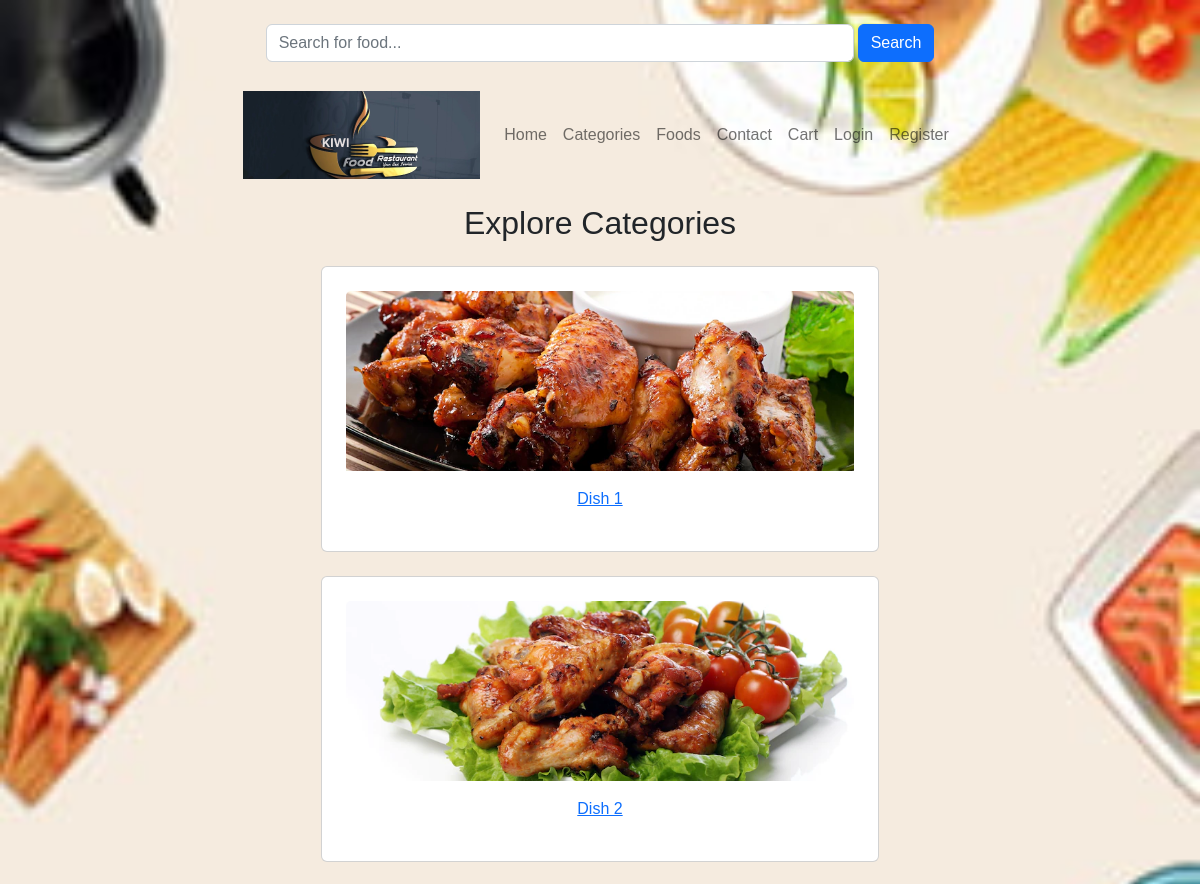
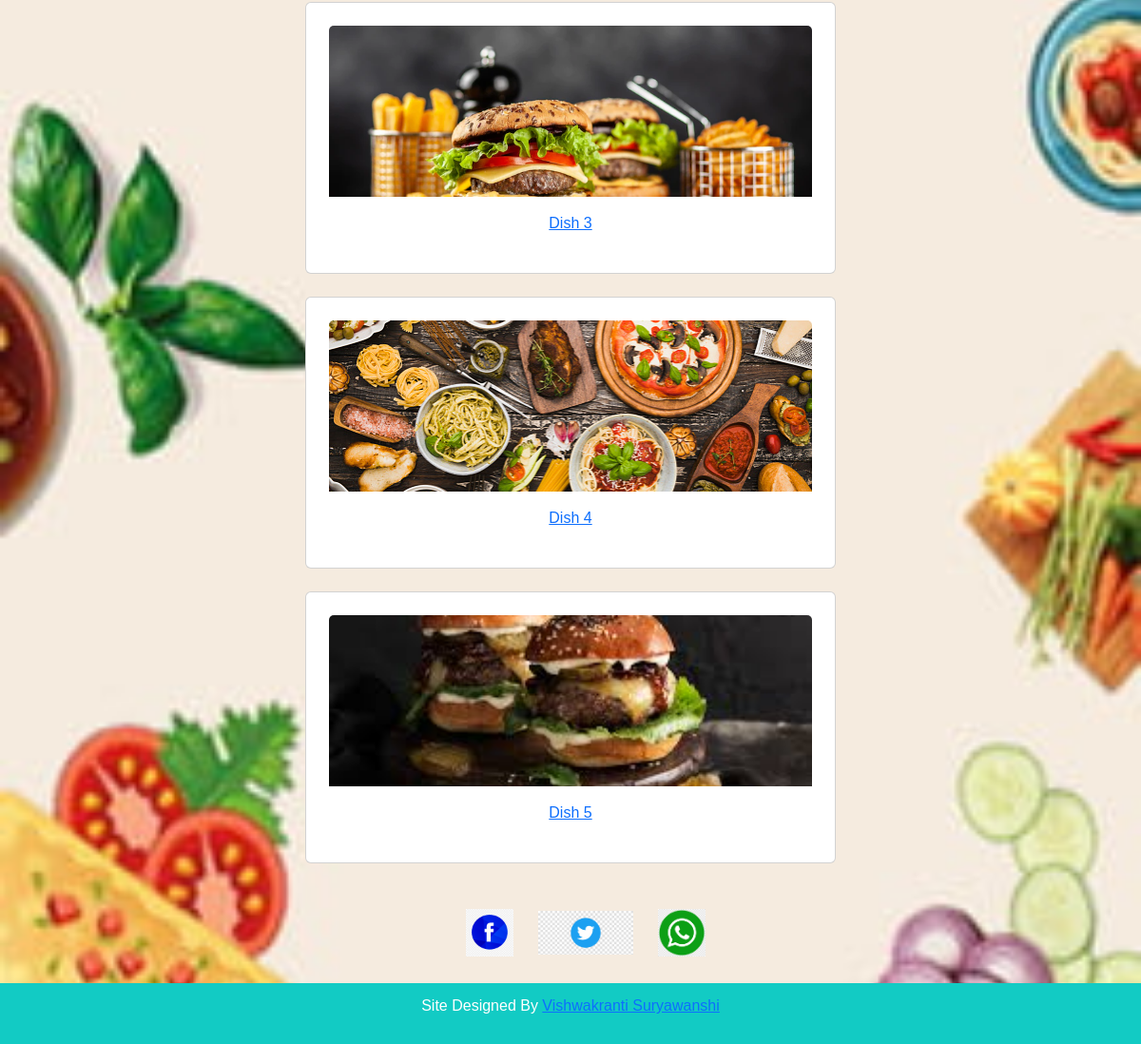
/categories.php, run on the app's committed database (2 pictures, top to bottom).
### tables this page shows
CREATE TABLE `category` (
  `id` int(10) NOT NULL,
  `title` varchar(100) NOT NULL,
  `name_image` varchar(150) NOT NULL,
  `featured` varchar(10) NOT NULL,
  `active` varchar(10) NOT NULL
);

### categories.php (the view, shortened to what this page needs)
<?php include('partials-front/menu.php'); ?>
<section class="">
    <div class="container  ">
        <h2 class="text-center">Explore Categories</h2>
        <?php
        $sql = "SELECT * FROM category";
        $res = mysqli_query($conn, $sql);
        $count = mysqli_fetch_row($res);
        if ($count > 0) {
            while ($row = mysqli_fetch_assoc($res)) {
                $id = $row['id'];
                $title = $row['title'];
                $image_name = $row['name_image'];
        ?>
                <div class="card col-md-6 p-4 mx-auto m-4" style="">
					<a href="<?php echo SiteURL . "category.php?id=" . $id; ?>">
                            <?php
                            if ($image_name == "") {
                                echo "<div class='error'>Image not available</div>";
                            } else {
                            ?>
                                <img src="<?php echo SiteURL; ?>images/category/<?php echo $image_name; ?>" alt="<?php echo $title; ?>" class="card-img-top col-md-5">
                            <?php
                            }
                            ?>
                            <div class="card-body text-center">
                                <p class="card-text"><?php echo $title; ?></p>
                            </div>
                    </a>
				</div>
            <?php
            }
        } else {
            ?>
            <div class="error">No Category Added.</div>
        <?php
        }
        ?>
    </div>
</section>
<?php include('partials-front/footer.php'); ?>

### admin/css_kiwi_foodmart/admin.css (style rules this page uses)
body { background-image: url('../../images/Background_image.jpg'); background-repeat: no-repeat; background-attachment: fixed; background-size: 100% 100%; }
* { margin: 0; padding: 0; font-family: Arial, Helvetica, sans-serif; }
.text-center { text-align: center; }
.container { width: 50%; margin: 0 auto; padding: 1%; }
h2 { color: #2f3542; font-size: 1rem; margin-bottom: 2%; }

### css/front.css (style rules this page uses)
.card-img-top { width: 100%; height: 15vw; object-fit: cover; }

### data on the page
category: name_image (picture), title "Dish 1"
category: name_image (picture), title "Dish 2"
category: name_image (picture), title "Dish 3"
category: name_image (picture), title "Dish 4"
category: name_image (picture), title "Dish 5"
